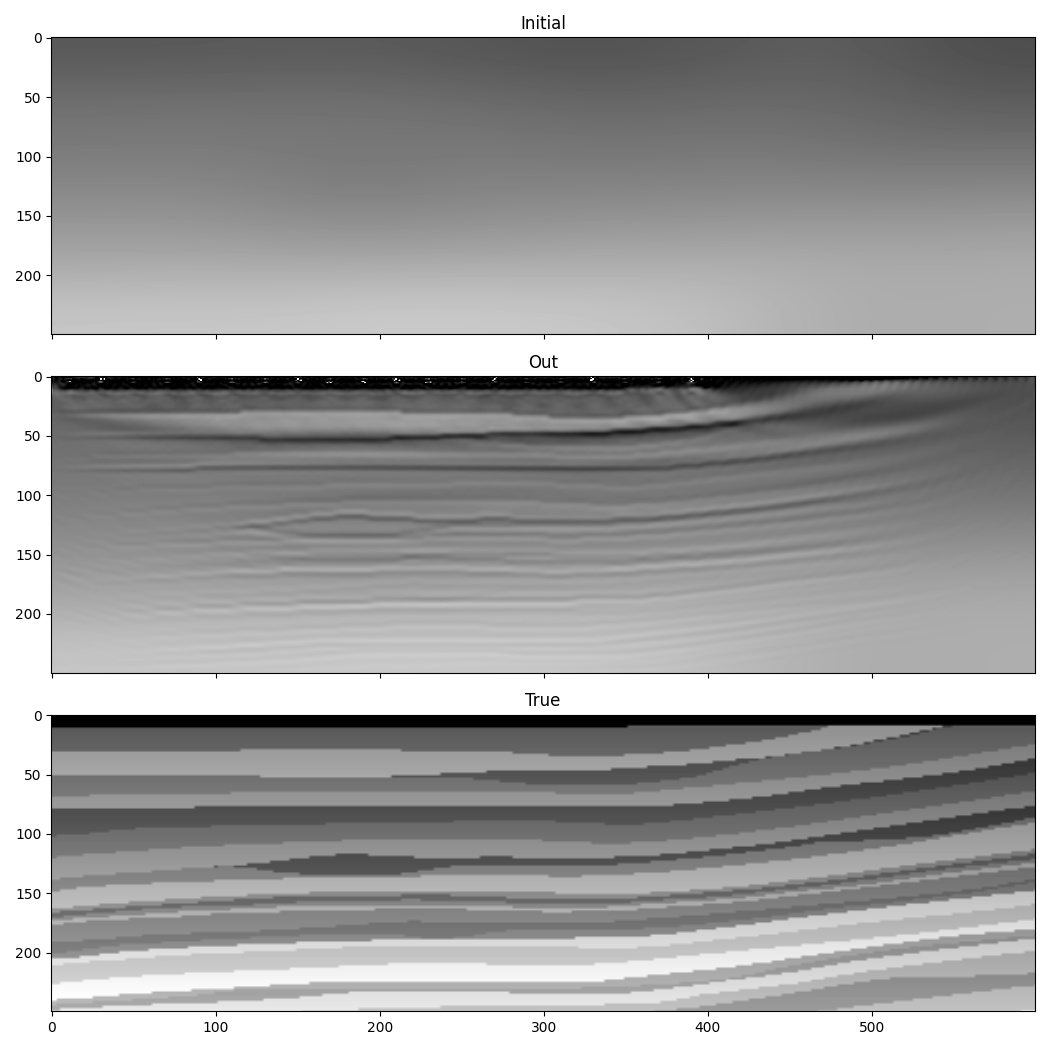

Write Python code to recreate this figure.
import torch
from scipy.ndimage import gaussian_filter
import matplotlib.pyplot as plt
import deepwave
from deepwave import scalar

device = torch.device('cuda' if torch.cuda.is_available() else 'cpu')
ny = 2301
nx = 751
dx = 4.0
v_true = torch.from_file('marmousi_vp.bin',
                         size=ny*nx).reshape(ny, nx)

# Select portion of model for inversion
ny = 600
nx = 250
v_true = v_true[:ny, :nx]

# Smooth to use as starting model
v_init = torch.tensor(1/gaussian_filter(1/v_true.numpy(), 40)).to(device)
v = v_init.clone()
v.requires_grad_()

n_shots = 115

n_sources_per_shot = 1
d_source = 20  # 20 * 4m = 80m
first_source = 10  # 10 * 4m = 40m
source_depth = 2  # 2 * 4m = 8m

n_receivers_per_shot = 384
d_receiver = 6  # 6 * 4m = 24m
first_receiver = 0  # 0 * 4m = 0m
receiver_depth = 2  # 2 * 4m = 8m

freq = 25
nt = 750
dt = 0.004
peak_time = 1.5 / freq

observed_data = (
    torch.from_file('marmousi_data.bin',
                    size=n_shots*n_receivers_per_shot*nt)
    .reshape(n_shots, n_receivers_per_shot, nt)
)

# Select portion of data for inversion
n_shots = 20
n_receivers_per_shot = 100
nt = 300
observed_data = observed_data[:n_shots, :n_receivers_per_shot, :nt].to(device)

# Scale observed data to have unit RMS amplitude
observed_data /= (observed_data**2).mean().sqrt().item()

# source_locations
source_locations = torch.zeros(n_shots, n_sources_per_shot, 2,
                               dtype=torch.long, device=device)
source_locations[..., 1] = source_depth
source_locations[:, 0, 0] = torch.arange(n_shots) * d_source + first_source

# receiver_locations
receiver_locations = torch.zeros(n_shots, n_receivers_per_shot, 2,
                                 dtype=torch.long, device=device)
receiver_locations[..., 1] = receiver_depth
receiver_locations[:, :, 0] = (
    (torch.arange(n_receivers_per_shot) * d_receiver + first_receiver)
    .repeat(n_shots, 1)
)

# source_amplitudes
source_amplitudes = (
    (deepwave.wavelets.ricker(freq, nt, dt, peak_time))
    .repeat(n_shots, n_sources_per_shot, 1).to(device)
)

# Setup optimiser to perform inversion
optimiser = torch.optim.LBFGS([v])
loss_fn = torch.nn.MSELoss()

# Run optimisation/inversion
n_epochs = 5
v_true = v_true.to(device)

for epoch in range(n_epochs):
    def closure():
        optimiser.zero_grad()
        out = scalar(
            v, dx, dt,
            source_amplitudes=source_amplitudes,
            source_locations=source_locations,
            receiver_locations=receiver_locations,
            pml_freq=freq,
        )
        predicted = out[-1]
        predicted_norm = (predicted.detach()**2).mean().sqrt().item()
        if predicted_norm > 0:
            normed_predicted = predicted / predicted_norm
        else:
            normed_predicted = predicted
        lower_mask = torch.nn.functional.relu(-(v.detach()-1200))
        upper_mask = torch.nn.functional.relu(v.detach()-6000)
        loss = (1e6*loss_fn(normed_predicted, observed_data) +
                (((v-1200)**2)*lower_mask).mean() +
                (((v-6000)**2)*upper_mask).mean())
        loss.backward()
        return loss

    optimiser.step(closure)

# Plot
vmin = v_true.min()
vmax = v_true.max()
_, ax = plt.subplots(3, figsize=(10.5, 10.5), sharex=True, sharey=True)
ax[0].imshow(v_init.cpu().T, aspect='auto', cmap='gray',
             vmin=vmin, vmax=vmax)
ax[0].set_title("Initial")
ax[1].imshow(v.detach().cpu().T, aspect='auto', cmap='gray',
             vmin=vmin, vmax=vmax)
ax[1].set_title("Out")
ax[2].imshow(v_true.cpu().T, aspect='auto', cmap='gray',
             vmin=vmin, vmax=vmax)
ax[2].set_title("True")
plt.tight_layout()
plt.savefig('example_normalised_fwi.jpg')

v.detach().cpu().numpy().tofile('marmousi_v_inv.bin')
